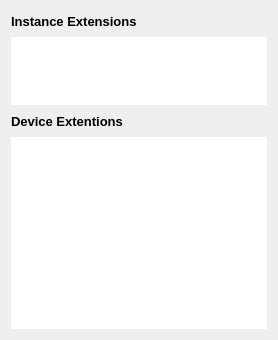
           <widget class="QWidget" name="page_2">
            <layout class="QVBoxLayout" name="verticalLayout_4">
             <item>
              <layout class="QVBoxLayout" name="verticalLayout_3" stretch="0,0,0,1">
               <item>
                <layout class="QHBoxLayout" name="horizontalLayout_8">
                 <item>
                  <widget class="QLabel" name="extensionsTitleLabel_2">
                   <property name="font">
                    <font>
                     <family>Segoe UI</family>
                     <pointsize>10</pointsize>
                     <weight>75</weight>
                     <bold>true</bold>
                    </font>
                   </property>
                   <property name="text">
                    <string>Instance Extensions</string>
                   </property>
                   <property name="headerLabel" stdset="0">
                    <bool>true</bool>
                   </property>
                  </widget>
                 </item>
                 <item>
                  <spacer name="horizontalSpacer_8">
                   <property name="orientation">
                    <enum>Qt::Horizontal</enum>
                   </property>
                   <property name="sizeHint" stdset="0">
                    <size>
                     <width>40</width>
                     <height>20</height>
                    </size>
                   </property>
                  </spacer>
                 </item>
                </layout>
               </item>
               <item>
                <widget class="QTableWidget" name="instanceExtensionsTableWidget">
                 <property name="minimumSize">
                  <size>
                   <width>0</width>
                   <height>0</height>
                  </size>
                 </property>
                 <property name="frameShape">
                  <enum>QFrame::NoFrame</enum>
                 </property>
                 <property name="sizeAdjustPolicy">
                  <enum>QAbstractScrollArea::AdjustToContentsOnFirstShow</enum>
                 </property>
                 <property name="editTriggers">
                  <set>QAbstractItemView::NoEditTriggers</set>
                 </property>
                 <property name="alternatingRowColors">
                  <bool>true</bool>
                 </property>
                 <attribute name="horizontalHeaderVisible">
                  <bool>false</bool>
                 </attribute>
                 <attribute name="horizontalHeaderCascadingSectionResizes">
                  <bool>false</bool>
                 </attribute>
                 <attribute name="horizontalHeaderStretchLastSection">
                  <bool>true</bool>
                 </attribute>
                 <column>
                  <property name="text">
                   <string>Name</string>
                  </property>
                 </column>
                 <column>
                  <property name="text">
                   <string>Version</string>
                  </property>
                 </column>
                </widget>
               </item>
               <item>
                <layout class="QHBoxLayout" name="horizontalLayout_3">
                 <item>
                  <widget class="QLabel" name="extensionsTitleLabel">
                   <property name="font">
                    <font>
                     <family>Segoe UI</family>
                     <pointsize>10</pointsize>
                     <weight>75</weight>
                     <bold>true</bold>
                    </font>
                   </property>
                   <property name="text">
                    <string>Device Extentions</string>
                   </property>
                   <property name="headerLabel" stdset="0">
                    <bool>true</bool>
                   </property>
                  </widget>
                 </item>
                 <item>
                  <spacer name="horizontalSpacer_3">
                   <property name="orientation">
                    <enum>Qt::Horizontal</enum>
                   </property>
                   <property name="sizeHint" stdset="0">
                    <size>
                     <width>40</width>
                     <height>20</height>
                    </size>
                   </property>
                  </spacer>
                 </item>
                </layout>
               </item>
               <item>
                <widget class="QTableWidget" name="deviceExtensionsTableWidget">
                 <property name="frameShape">
                  <enum>QFrame::NoFrame</enum>
                 </property>
                 <property name="editTriggers">
                  <set>QAbstractItemView::NoEditTriggers</set>
                 </property>
                 <property name="alternatingRowColors">
                  <bool>true</bool>
                 </property>
                 <attribute name="horizontalHeaderVisible">
                  <bool>false</bool>
                 </attribute>
                 <attribute name="horizontalHeaderCascadingSectionResizes">
                  <bool>false</bool>
                 </attribute>
                 <attribute name="horizontalHeaderStretchLastSection">
                  <bool>true</bool>
                 </attribute>
                 <column>
                  <property name="text">
                   <string>Name</string>
                  </property>
                 </column>
                 <column>
                  <property name="text">
                   <string>Version</string>
                  </property>
                 </column>
                </widget>
               </item>
              </layout>
             </item>
            </layout>
           </widget>
